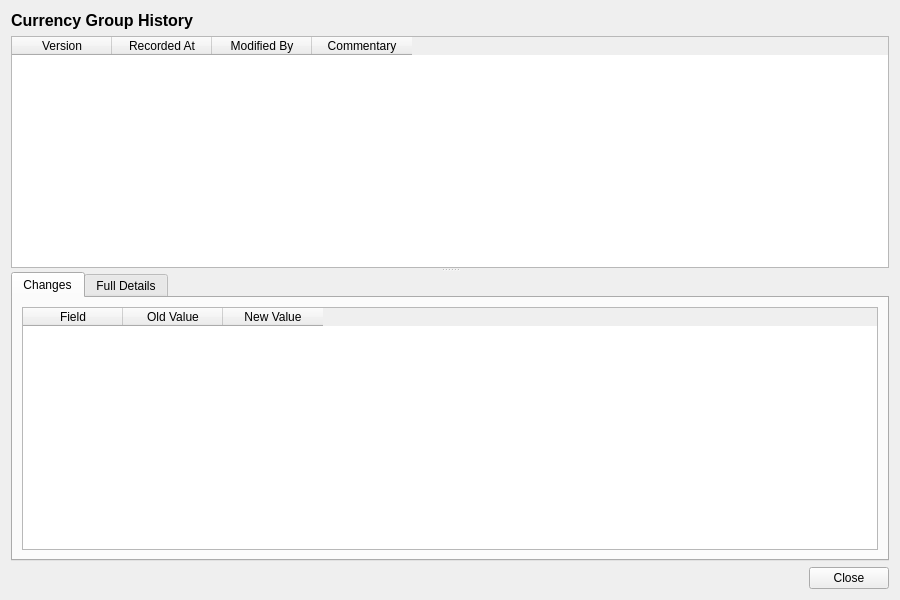
<?xml version="1.0" encoding="UTF-8"?>
<ui version="4.0">
 <class>CurrencyGroupHistoryDialog</class>
 <widget class="QWidget" name="CurrencyGroupHistoryDialog">
  <property name="geometry">
   <rect>
    <x>0</x>
    <y>0</y>
    <width>900</width>
    <height>600</height>
   </rect>
  </property>
  <property name="windowTitle">
   <string>Currency Group History</string>
  </property>
  <layout class="QVBoxLayout" name="verticalLayout">
   <item>
    <widget class="QLabel" name="titleLabel">
     <property name="font">
      <font>
       <pointsize>12</pointsize>
       <bold>true</bold>
      </font>
     </property>
     <property name="text">
      <string>Currency Group History</string>
     </property>
    </widget>
   </item>
   <item>
    <widget class="QSplitter" name="splitter">
     <property name="orientation">
      <enum>Qt::Vertical</enum>
     </property>
     <widget class="QTableWidget" name="versionListWidget">
      <property name="minimumHeight">
       <number>150</number>
      </property>
      <property name="maximumHeight">
       <number>250</number>
      </property>
      <property name="alternatingRowColors">
       <bool>true</bool>
      </property>
      <property name="editTriggers">
       <set>QAbstractItemView::NoEditTriggers</set>
      </property>
      <property name="selectionMode">
       <enum>QAbstractItemView::SingleSelection</enum>
      </property>
      <property name="selectionBehavior">
       <enum>QAbstractItemView::SelectRows</enum>
      </property>
      <column>
       <property name="text">
        <string>Version</string>
       </property>
      </column>
      <column>
       <property name="text">
        <string>Recorded At</string>
       </property>
      </column>
      <column>
       <property name="text">
        <string>Modified By</string>
       </property>
      </column>
      <column>
       <property name="text">
        <string>Commentary</string>
       </property>
      </column>
     </widget>
     <widget class="QWidget" name="detailWidget">
      <layout class="QVBoxLayout" name="detailLayout">
       <property name="leftMargin">
        <number>0</number>
       </property>
       <property name="topMargin">
        <number>0</number>
       </property>
       <property name="rightMargin">
        <number>0</number>
       </property>
       <property name="bottomMargin">
        <number>0</number>
       </property>
       <item>
        <widget class="QTabWidget" name="tabWidget">
         <property name="currentIndex">
          <number>0</number>
         </property>
         <widget class="QWidget" name="changesTab">
          <attribute name="title">
           <string>Changes</string>
          </attribute>
          <layout class="QVBoxLayout" name="changesTabLayout">
           <item>
            <widget class="QTableWidget" name="changesTableWidget">
             <property name="editTriggers">
              <set>QAbstractItemView::NoEditTriggers</set>
             </property>
             <property name="alternatingRowColors">
              <bool>true</bool>
             </property>
             <property name="selectionMode">
              <enum>QAbstractItemView::SingleSelection</enum>
             </property>
             <property name="selectionBehavior">
              <enum>QAbstractItemView::SelectRows</enum>
             </property>
             <column>
              <property name="text">
               <string>Field</string>
              </property>
             </column>
             <column>
              <property name="text">
               <string>Old Value</string>
              </property>
             </column>
             <column>
              <property name="text">
               <string>New Value</string>
              </property>
             </column>
            </widget>
           </item>
          </layout>
         </widget>
         <widget class="QWidget" name="fullDetailsTab">
          <attribute name="title">
           <string>Full Details</string>
          </attribute>
          <layout class="QVBoxLayout" name="fullDetailsTabLayout">
           <item>
            <widget class="QScrollArea" name="scrollArea">
             <property name="widgetResizable">
              <bool>true</bool>
             </property>
             <widget class="QWidget" name="scrollAreaWidgetContents">
              <property name="geometry">
               <rect>
                <x>0</x>
                <y>0</y>
                <width>560</width>
                <height>450</height>
               </rect>
              </property>
              <layout class="QFormLayout" name="formLayout">
               <item row="0" column="0">
                <widget class="QLabel" name="codeLabel">
                 <property name="text">
                  <string>Code:</string>
                 </property>
                </widget>
               </item>
               <item row="0" column="1">
                <widget class="QLabel" name="codeValue">
                 <property name="text">
                  <string/>
                 </property>
                </widget>
               </item>
               <item row="1" column="0">
                <widget class="QLabel" name="nameLabel">
                 <property name="text">
                  <string>Name:</string>
                 </property>
                </widget>
               </item>
               <item row="1" column="1">
                <widget class="QLabel" name="nameValue">
                 <property name="text">
                  <string/>
                 </property>
                </widget>
               </item>
               <item row="2" column="0">
                <widget class="QLabel" name="descriptionLabel">
                 <property name="text">
                  <string>Description:</string>
                 </property>
                </widget>
               </item>
               <item row="2" column="1">
                <widget class="QLabel" name="descriptionValue">
                 <property name="text">
                  <string/>
                 </property>
                 <property name="wordWrap">
                  <bool>true</bool>
                 </property>
                </widget>
               </item>
               <item row="3" column="0">
                <widget class="QLabel" name="versionNumberLabel">
                 <property name="text">
                  <string>Version:</string>
                 </property>
                </widget>
               </item>
               <item row="3" column="1">
                <widget class="QLabel" name="versionNumberValue">
                 <property name="text">
                  <string/>
                 </property>
                </widget>
               </item>
               <item row="4" column="0">
                <widget class="QLabel" name="modifiedByLabel">
                 <property name="text">
                  <string>Modified By:</string>
                 </property>
                </widget>
               </item>
               <item row="4" column="1">
                <widget class="QLabel" name="modifiedByValue">
                 <property name="text">
                  <string/>
                 </property>
                </widget>
               </item>
               <item row="5" column="0">
                <widget class="QLabel" name="recordedAtLabel">
                 <property name="text">
                  <string>Recorded At:</string>
                 </property>
                </widget>
               </item>
               <item row="5" column="1">
                <widget class="QLabel" name="recordedAtValue">
                 <property name="text">
                  <string/>
                 </property>
                </widget>
               </item>
               <item row="6" column="0">
                <widget class="QLabel" name="changeCommentaryLabel">
                 <property name="text">
                  <string>Change Commentary:</string>
                 </property>
                </widget>
               </item>
               <item row="6" column="1">
                <widget class="QLabel" name="changeCommentaryValue">
                 <property name="text">
                  <string/>
                 </property>
                 <property name="wordWrap">
                  <bool>true</bool>
                 </property>
                </widget>
               </item>
              </layout>
             </widget>
            </widget>
           </item>
          </layout>
         </widget>
        </widget>
       </item>
      </layout>
     </widget>
    </widget>
   </item>
   <item>
    <layout class="QHBoxLayout" name="buttonLayout">
     <item>
      <spacer name="horizontalSpacer">
       <property name="orientation">
        <enum>Qt::Horizontal</enum>
       </property>
       <property name="sizeHint" stdset="0">
        <size><width>40</width><height>20</height></size>
       </property>
      </spacer>
     </item>
     <item>
      <widget class="QPushButton" name="closeButton">
       <property name="text">
        <string>Close</string>
       </property>
      </widget>
     </item>
    </layout>
   </item>
  </layout>
 </widget>
 <resources/>
 <connections/>
</ui>
